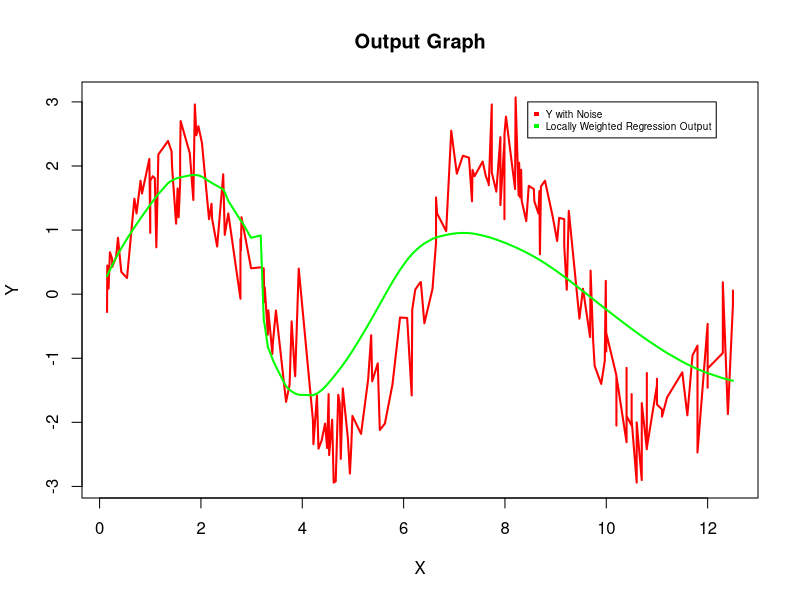

Source code (R):
## ---- chunk 1
# R version
version
# install.packages('ggplot2');
## ---- chunk 2
# Importing the dataset from csv file
data <- read.csv('LOWESS_scatter.csv');
head(data);
X = data[,1];
Y = data[,2];
## ---- chunk 3
# Helper function to implement clipping of vector
clip <- function(x, lower, upper) {
  pmax(pmin(x, upper), lower)
}

# Function to implement LOWESS Algorithm
lowess <- function(x, y, f = 2./3.,iter = 3){
  n = length(x);
  r = ceiling(f*n);
  h = c();
  for(i in 1:n){
    temp = abs(x - x[i]);
    sort(temp)
    h[i] = temp[r];
  }
  minV <- 0.0;
  maxV <- 1.0;
  x1 = matrix(x,1,n);
  x2 = matrix(x,n,1);
  w = matrix(0,1,n);
  for(i in 1:n){
    temp = matrix(abs((x1[i] - x2)/h[i]),1,n);
    temp = clip(temp,minV,maxV);
    w = rbind(w,temp);
  }
  w = w[1:n,];
  w = (1 - w ** 3) ** 3;
  yest = matrix(0,1,n);
  delta = matrix(1,1,n);
  prev_weights = matrix(0,1,n);

  for(iteration in 1:iter){
    for(i in 1:n){
      weights = delta * matrix(w[,i],1,n);
      if(any(is.na(weights))){
        weights = prev_weights;
      }
      b = c(sum(weights*y), sum(weights*y*x));
      A = matrix(c(sum(weights), sum(weights*x), sum(weights*x),sum(weights*x*x)),2,2);
      beta = solve(A,b);
      yest[i] = beta[1] + beta[2] * x[i];
      prev_weights = weights;
    }
    
    # Calculating the residual and median of residuals
    residuals = matrix(y,1,n) - yest;
    residuals = matrix(residuals,1,n);

    s = sort(abs(residuals))[n/2];
    delta = clip(residuals / (6.0 * s), -1, 1);
    delta = (1 - delta ** 2) ** 2;
    delta = matrix(delta,1,n);
  }
  return(yest);
}

## ---- chunk 4
yest = lowess(X,Y,f=0.25,iter=15);
library(ggplot2);
plot(X,Y,type='l',col='red',lwd=2,main="Output Graph");
lines(X,yest,type='l',col='green',lwd=2);
legend(x=8.45,y=3,legend=c('Y with Noise','Locally Weighted Regression Output'),col=c("red","green"),cex=0.6,pch=15);


